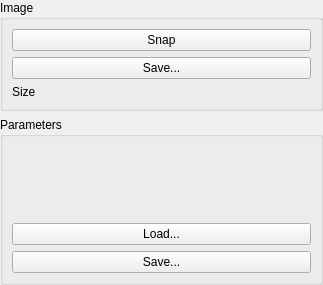
<ui version="4.0" >
 <class>CSnapBitmapSupplierGuiComp</class>
 <widget class="QWidget" name="CSnapBitmapSupplierGuiComp" >
  <property name="geometry" >
   <rect>
    <x>0</x>
    <y>0</y>
    <width>323</width>
    <height>285</height>
   </rect>
  </property>
  <property name="windowTitle" >
   <string>Form</string>
  </property>
  <layout class="QVBoxLayout" >
   <property name="leftMargin" >
    <number>0</number>
   </property>
   <property name="topMargin" >
    <number>0</number>
   </property>
   <property name="rightMargin" >
    <number>0</number>
   </property>
   <property name="bottomMargin" >
    <number>0</number>
   </property>
   <item>
    <widget class="QGroupBox" name="groupBox" >
     <property name="sizePolicy" >
      <sizepolicy vsizetype="Maximum" hsizetype="Preferred" >
       <horstretch>0</horstretch>
       <verstretch>0</verstretch>
      </sizepolicy>
     </property>
     <property name="title" >
      <string>Image</string>
     </property>
     <layout class="QVBoxLayout" >
      <item>
       <widget class="QPushButton" name="SnapImageButton" >
        <property name="sizePolicy" >
         <sizepolicy vsizetype="Fixed" hsizetype="Preferred" >
          <horstretch>0</horstretch>
          <verstretch>0</verstretch>
         </sizepolicy>
        </property>
        <property name="text" >
         <string>Snap</string>
        </property>
       </widget>
      </item>
      <item>
       <widget class="QPushButton" name="SaveImageButton" >
        <property name="sizePolicy" >
         <sizepolicy vsizetype="Fixed" hsizetype="Preferred" >
          <horstretch>0</horstretch>
          <verstretch>0</verstretch>
         </sizepolicy>
        </property>
        <property name="text" >
         <string>Save...</string>
        </property>
       </widget>
      </item>
      <item>
       <widget class="QFrame" name="ImageParamsLabel" >
        <property name="frameShape" >
         <enum>QFrame::NoFrame</enum>
        </property>
        <property name="frameShadow" >
         <enum>QFrame::Raised</enum>
        </property>
        <layout class="QHBoxLayout" >
         <property name="leftMargin" >
          <number>0</number>
         </property>
         <property name="topMargin" >
          <number>0</number>
         </property>
         <property name="rightMargin" >
          <number>0</number>
         </property>
         <property name="bottomMargin" >
          <number>0</number>
         </property>
         <item>
          <widget class="QLabel" name="label" >
           <property name="text" >
            <string>Size</string>
           </property>
          </widget>
         </item>
         <item>
          <widget class="QLabel" name="SizeLabel" >
           <property name="text" >
            <string/>
           </property>
           <property name="alignment" >
            <set>Qt::AlignRight|Qt::AlignTrailing|Qt::AlignVCenter</set>
           </property>
          </widget>
         </item>
        </layout>
       </widget>
      </item>
     </layout>
    </widget>
   </item>
   <item>
    <widget class="QGroupBox" name="ParamsGB" >
     <property name="title" >
      <string>Parameters</string>
     </property>
     <layout class="QVBoxLayout" >
      <property name="spacing" >
       <number>6</number>
      </property>
      <property name="leftMargin" >
       <number>9</number>
      </property>
      <property name="topMargin" >
       <number>9</number>
      </property>
      <property name="rightMargin" >
       <number>9</number>
      </property>
      <property name="bottomMargin" >
       <number>9</number>
      </property>
      <item>
       <widget class="QFrame" name="ParamsFrame" >
        <property name="frameShape" >
         <enum>QFrame::NoFrame</enum>
        </property>
        <property name="frameShadow" >
         <enum>QFrame::Raised</enum>
        </property>
        <layout class="QVBoxLayout" >
         <property name="spacing" >
          <number>6</number>
         </property>
         <property name="leftMargin" >
          <number>0</number>
         </property>
         <property name="topMargin" >
          <number>0</number>
         </property>
         <property name="rightMargin" >
          <number>0</number>
         </property>
         <property name="bottomMargin" >
          <number>0</number>
         </property>
        </layout>
       </widget>
      </item>
      <item>
       <widget class="QPushButton" name="LoadParamsButton" >
        <property name="sizePolicy" >
         <sizepolicy vsizetype="Fixed" hsizetype="Preferred" >
          <horstretch>0</horstretch>
          <verstretch>0</verstretch>
         </sizepolicy>
        </property>
        <property name="text" >
         <string>Load...</string>
        </property>
       </widget>
      </item>
      <item>
       <widget class="QPushButton" name="SaveParamsButton" >
        <property name="sizePolicy" >
         <sizepolicy vsizetype="Fixed" hsizetype="Preferred" >
          <horstretch>0</horstretch>
          <verstretch>0</verstretch>
         </sizepolicy>
        </property>
        <property name="text" >
         <string>Save...</string>
        </property>
       </widget>
      </item>
     </layout>
    </widget>
   </item>
  </layout>
 </widget>
 <resources/>
 <connections/>
</ui>
